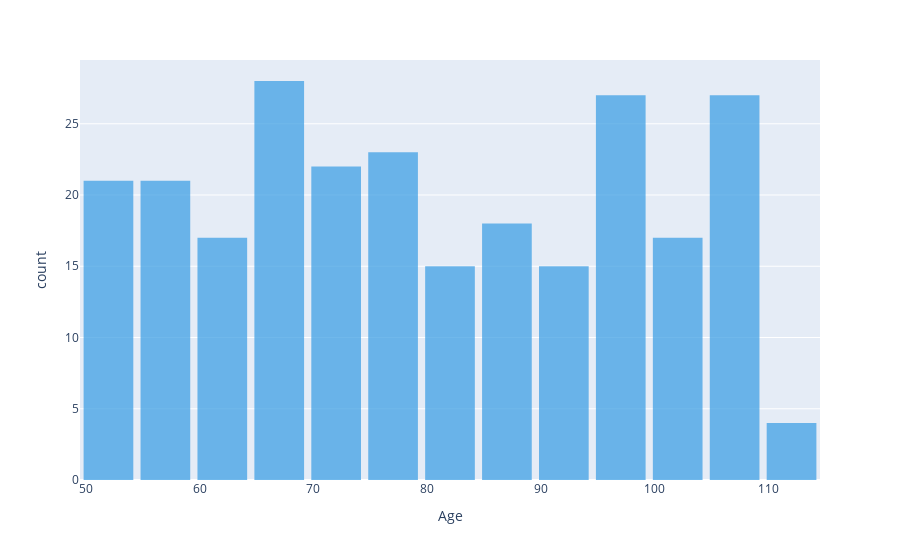

This figure's notebook cell:
### Code cell
fig = px.histogram(df_sample, x="Age", color_discrete_sequence=['#40a1e5'], opacity=0.75)
fig.update_layout(
    xaxis_title_text='Age', # xaxis label
    bargap=0.1, # gap between bars of adjacent location coordinates
    bargroupgap=0.03 # gap between bars of the same location coordinates
)

fig.show()

### Figure 1 — Plotly figure (JSON) as saved in the notebook; plotly's stock layout.template omitted (floating-point values rounded to 4 significant figures; data arrays with more than 128 entries replaced by an {"elided": "..."} marker saying what was removed)
{"data": [{"alignmentgroup": "True", "bingroup": "x", "hovertemplate": "Age=%{x}<br>count=%{y}<extra></extra>", "legendgroup": "", "marker": {"color": "#40a1e5", "opacity": 0.75}, "name": "", "offsetgroup": "", "orientation": "v", "showlegend": false, "type": "histogram", "x": {"elided": "256 int values"}, "xaxis": "x", "yaxis": "y"}], "layout": {"bargap": 0.1, "bargroupgap": 0.03, "barmode": "relative", "legend": {"tracegroupgap": 0}, "margin": {"t": 60}, "xaxis": {"anchor": "y", "domain": [0, 1], "title": {"text": "Age"}}, "yaxis": {"anchor": "x", "domain": [0, 1], "title": {"text": "count"}}}}
